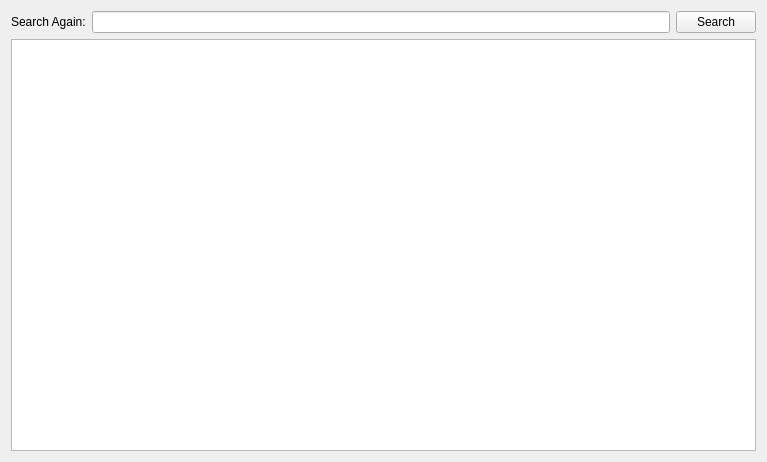
<?xml version="1.0" encoding="UTF-8"?>
<ui version="4.0">
 <class>Edit_form</class>
 <widget class="QWidget" name="Edit_form">
  <property name="geometry">
   <rect>
    <x>0</x>
    <y>0</y>
    <width>767</width>
    <height>462</height>
   </rect>
  </property>
  <property name="windowTitle">
   <string>Form</string>
  </property>
  <layout class="QVBoxLayout" name="verticalLayout_3">
   <item>
    <layout class="QVBoxLayout" name="verticalLayout_2">
     <item>
      <layout class="QHBoxLayout" name="horizontalLayout">
       <item>
        <widget class="QLabel" name="srch_label">
         <property name="text">
          <string>Search Again:</string>
         </property>
        </widget>
       </item>
       <item>
        <widget class="QLineEdit" name="searchbar"/>
       </item>
       <item>
        <widget class="QPushButton" name="srch_btn">
         <property name="text">
          <string>Search</string>
         </property>
        </widget>
       </item>
      </layout>
     </item>
    </layout>
   </item>
   <item>
    <layout class="QVBoxLayout" name="verticalLayout_4">
     <item>
      <widget class="QColumnView" name="columnView">
       <property name="alternatingRowColors">
        <bool>true</bool>
       </property>
      </widget>
     </item>
    </layout>
   </item>
  </layout>
 </widget>
 <resources/>
 <connections/>
</ui>
